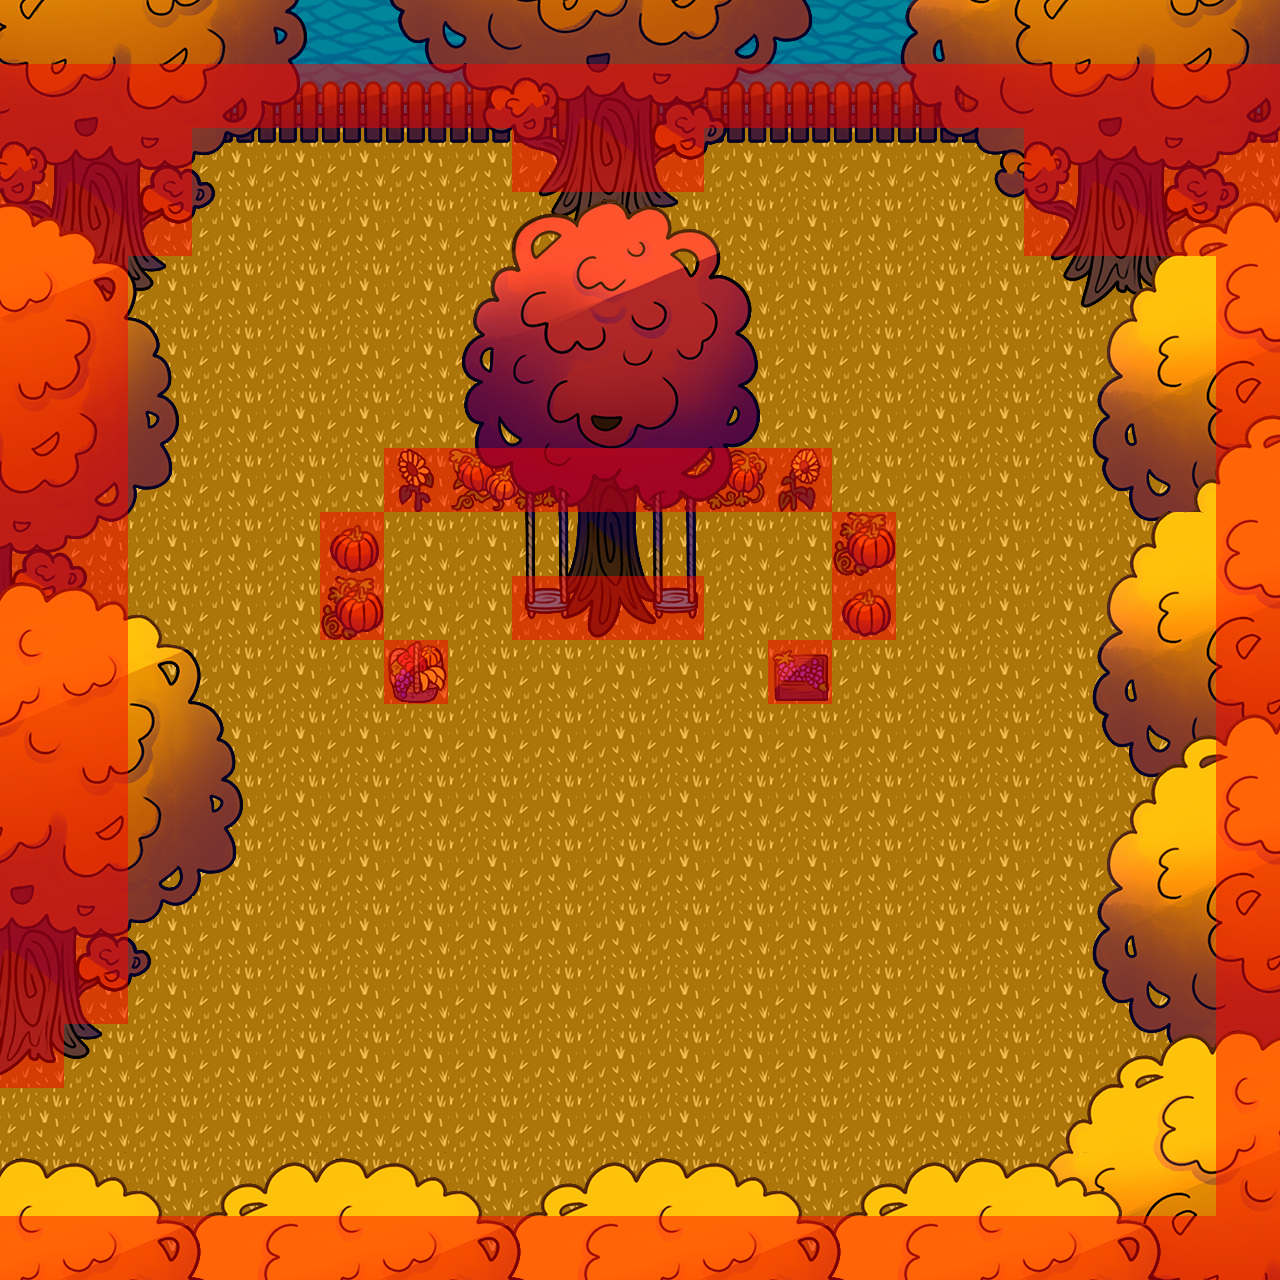

Tiled map render using the project's own tile images. Description and the whole map definition, tile-layer contents included, below:
An orthogonal 20x20 tile map with 64x64 px tiles, 6 tile layers (Ground, Under, Under 2, Over, ...), 2 tilesets and 4 objects (2x Touch, Water, Player).

<map version="1.2" tiledversion="2018.11.14" orientation="orthogonal" renderorder="right-down" width="20" height="20" tilewidth="64" tileheight="64" infinite="0" nextlayerid="12" nextobjectid="5">
 <tileset firstgid="1" source="autumn 16x32.tsx" />
 <tileset firstgid="513" source="event-tileset.tsx" />
 <layer id="1" name="Ground" width="20" height="20">
  <data encoding="csv">
486,487,488,486,487,488,486,487,488,486,487,488,486,487,488,486,487,488,486,487,
502,503,504,502,503,504,502,503,504,502,503,504,502,503,504,502,503,504,502,503,
3,3,3,3,3,3,3,3,3,3,3,3,3,3,3,3,3,3,3,3,
3,3,3,3,3,3,3,3,3,3,3,3,3,3,3,3,3,3,3,3,
3,3,3,3,3,3,3,3,3,3,3,3,3,3,3,3,3,3,3,3,
3,3,3,3,3,3,3,3,3,3,3,3,3,3,3,3,3,3,3,3,
3,3,3,3,3,3,3,3,3,3,3,3,3,3,3,3,3,3,3,3,
3,3,3,3,3,3,3,3,3,3,3,3,3,3,3,3,3,3,3,3,
3,3,3,3,3,3,3,3,3,3,3,3,3,3,3,3,3,3,3,3,
3,3,3,3,3,3,3,3,3,3,3,3,3,3,3,3,3,3,3,3,
3,3,3,3,3,3,3,3,3,3,3,3,3,3,3,3,3,3,3,3,
3,3,3,3,3,3,3,3,3,3,3,3,3,3,3,3,3,3,3,3,
3,3,3,3,3,3,3,3,3,3,3,3,3,3,3,3,3,3,3,3,
3,3,3,3,3,3,3,3,3,3,3,3,3,3,3,3,3,3,3,3,
3,3,3,3,3,3,3,3,3,3,3,3,3,3,3,3,3,3,3,3,
3,3,3,3,3,3,3,3,3,3,3,3,3,3,3,3,3,3,3,3,
3,3,3,3,3,3,3,3,3,3,3,3,3,3,3,3,3,3,3,3,
3,3,3,3,3,3,3,3,3,3,3,3,3,3,3,3,3,3,3,3,
3,3,3,3,3,3,3,3,3,3,3,3,3,3,3,3,3,3,3,3,
3,3,3,3,3,3,3,3,3,3,3,3,3,3,3,3,3,3,3,3
</data>
 </layer>
 <objectgroup id="6" name="Texture">
  <object id="1" name="Water" x="0" y="0" width="1280" height="128">
   <properties>
    <property name="Texture" value="map_data/WaterTexture.png" />
    <property name="alpha" type="float" value="0.33300000000000002" />
    <property name="vx" type="float" value="-0.033300000000000003" />
    <property name="vy" type="float" value="0" />
   </properties>
  </object>
 </objectgroup>
 <layer id="2" name="Under" width="20" height="20">
  <data encoding="csv">
0,0,0,0,0,0,0,0,0,0,0,0,0,0,0,0,0,0,0,0,
205,205,205,205,205,205,205,205,205,205,205,205,205,205,205,205,205,205,205,205,
221,221,221,221,221,221,221,221,221,221,221,221,221,221,221,221,221,221,221,221,
155,156,157,0,0,0,0,0,0,0,0,0,0,0,0,0,155,156,157,158,
171,172,173,174,0,0,0,0,0,0,0,0,0,0,0,0,171,172,173,174,
0,0,0,0,0,0,0,0,0,0,0,0,0,0,0,0,0,0,0,0,
0,0,0,0,0,0,0,0,0,0,0,0,0,0,0,0,0,0,0,0,
0,0,0,0,0,0,401,338,339,0,338,339,385,0,0,0,0,0,0,0,
141,142,143,0,0,340,0,0,0,0,0,0,0,337,0,0,0,137,138,139,
157,158,159,0,0,337,0,0,213,214,215,0,0,340,0,0,0,153,154,155,
173,0,0,0,0,0,323,0,0,0,0,0,325,0,0,0,0,0,0,171,
0,0,0,0,0,0,0,0,0,0,0,0,0,0,0,0,0,0,0,0,
0,0,0,0,0,0,0,0,0,0,0,0,0,0,0,0,0,0,138,139,
0,0,0,0,0,0,0,0,0,0,0,0,0,0,0,0,0,0,154,155,
140,141,142,0,0,0,0,0,0,0,0,0,0,0,0,0,0,0,0,171,
156,157,158,0,0,0,0,0,0,0,0,0,0,0,0,0,0,0,0,0,
172,173,174,0,0,0,0,0,0,0,0,0,0,0,0,0,0,0,0,139,
0,0,0,0,0,0,0,0,0,0,0,0,0,0,0,0,0,153,154,155,
0,0,0,0,0,0,0,0,0,0,0,0,0,0,0,0,0,0,0,171,
0,0,0,0,0,0,0,0,0,0,0,0,0,0,0,0,0,0,0,0
</data>
 </layer>
 <layer id="4" name="Under 2" width="20" height="20">
  <data encoding="csv">
0,0,0,0,0,0,0,0,0,0,0,0,0,0,0,0,0,0,0,0,
0,0,0,0,0,0,0,0,0,0,0,0,0,0,0,0,0,0,0,0,
0,0,0,0,143,0,0,154,155,156,157,158,0,0,137,0,0,0,0,0,
0,0,0,0,0,0,0,0,171,172,173,174,0,0,0,0,0,0,0,0,
0,0,0,0,0,0,0,0,0,0,0,0,0,0,0,0,0,0,0,0,
0,0,0,0,0,0,0,0,0,0,0,0,0,0,0,0,0,0,0,0,
0,0,0,0,0,0,0,0,0,0,0,0,0,0,0,0,0,0,0,0,
0,0,0,0,0,0,0,0,0,0,0,0,0,0,0,0,0,0,0,0,
0,0,0,0,0,0,0,0,0,0,0,0,0,0,0,0,0,0,0,0,
0,0,0,0,0,0,0,0,0,0,0,0,0,0,0,0,0,0,0,0,
0,0,0,0,0,0,0,0,0,0,0,0,0,0,0,0,0,0,0,0,
0,0,0,0,0,0,0,0,0,0,0,0,0,0,0,0,0,0,0,0,
0,0,0,0,0,0,0,0,0,0,0,0,0,0,0,0,0,0,0,0,
0,0,0,0,0,0,0,0,0,0,0,0,0,0,0,0,0,0,0,0,
0,0,0,0,0,0,0,0,0,0,0,0,0,0,0,0,0,0,0,0,
0,0,0,0,0,0,0,0,0,0,0,0,0,0,0,0,0,0,0,0,
0,0,0,0,0,0,0,0,0,0,0,0,0,0,0,0,0,0,0,0,
0,0,0,0,0,0,0,0,0,0,0,0,0,0,0,0,0,0,0,0,
0,0,0,0,0,0,0,0,0,0,0,0,0,0,0,0,0,0,0,0,
0,0,0,0,0,0,0,0,0,0,0,0,0,0,0,0,0,0,0,0
</data>
 </layer>
 <objectgroup id="5" name="Player">
  <object id="2" name="Player" x="256" y="1024" width="64" height="64" />
 </objectgroup>
 <layer id="3" name="Over" width="20" height="20">
  <data encoding="csv">
107,108,109,110,111,0,121,122,123,124,125,126,127,0,105,106,107,108,109,110,
123,124,125,126,127,0,137,138,139,140,141,142,143,0,121,122,123,124,125,126,
139,140,141,142,143,0,0,0,0,0,0,0,0,0,137,138,139,140,141,142,
61,62,63,158,159,0,0,116,117,118,119,120,0,0,153,154,0,57,58,59,
77,78,79,0,0,0,0,132,133,134,135,136,0,0,0,0,0,73,74,75,
93,94,95,0,0,0,0,148,149,150,151,152,0,0,0,0,0,89,90,91,
109,110,111,0,0,0,0,164,165,166,167,168,0,0,0,0,0,105,106,107,
125,126,127,0,0,0,0,180,181,182,183,184,0,0,0,0,0,121,122,123,
0,0,0,0,0,0,0,0,197,198,199,0,0,0,0,0,0,73,74,75,
60,61,62,63,0,0,0,0,0,0,0,0,0,0,0,0,0,89,90,91,
76,77,78,79,0,0,0,0,0,0,0,0,0,0,0,0,0,105,106,107,
92,93,94,95,0,0,0,0,0,0,0,0,0,0,0,0,0,121,122,123,
108,109,110,111,0,0,0,0,0,0,0,0,0,0,0,0,0,137,0,0,
124,125,126,127,0,0,0,0,0,0,0,0,0,0,0,0,0,89,90,91,
0,0,0,0,0,0,0,0,0,0,0,0,0,0,0,0,0,105,106,107,
0,0,0,0,0,0,0,0,0,0,0,0,0,0,0,0,0,121,122,123,
0,0,0,0,0,0,0,0,0,0,0,0,0,0,0,0,0,137,138,0,
0,0,0,0,0,0,0,0,0,0,0,0,0,0,0,0,0,0,0,0,
0,0,57,58,0,0,0,57,58,0,0,0,57,58,0,0,89,90,91,92,
0,0,73,74,0,0,0,73,74,0,0,0,73,74,0,0,105,106,107,108
</data>
 </layer>
 <layer id="11" name="Over 2" width="20" height="20">
  <data encoding="csv">
0,0,0,0,0,0,0,0,0,0,0,0,0,0,0,0,0,0,0,0,
0,0,0,0,0,0,0,0,0,0,0,0,0,0,0,0,0,0,0,0,
0,0,0,0,0,0,0,0,0,0,0,0,0,0,0,0,0,0,0,0,
0,0,0,0,0,0,0,0,0,0,0,0,0,0,0,0,0,0,0,0,
0,0,0,0,0,0,0,0,0,0,0,0,0,0,0,0,0,0,0,0,
0,0,0,0,0,0,0,0,0,0,0,0,0,0,0,0,0,0,0,0,
0,0,0,0,0,0,0,0,0,0,0,0,0,0,0,0,0,0,57,58,
0,0,0,0,0,0,0,0,0,0,0,0,0,0,0,0,0,0,73,74,
0,0,0,0,0,0,0,0,0,0,0,0,0,0,0,0,0,0,0,0,
0,0,0,0,0,0,0,0,0,0,0,0,0,0,0,0,0,0,0,0,
0,0,0,0,0,0,0,0,0,0,0,0,0,0,0,0,0,0,0,0,
0,0,0,0,0,0,0,0,0,0,0,0,0,0,0,0,0,57,58,59,
0,0,0,0,0,0,0,0,0,0,0,0,0,0,0,0,0,73,74,75,
0,0,0,0,0,0,0,0,0,0,0,0,0,0,0,0,0,0,0,0,
0,0,0,0,0,0,0,0,0,0,0,0,0,0,0,0,0,0,0,0,
0,0,0,0,0,0,0,0,0,0,0,0,0,0,0,0,0,0,0,0,
0,0,0,0,0,0,0,0,0,0,0,0,0,0,0,0,57,58,59,60,
0,0,0,0,0,0,0,0,0,0,0,0,0,0,0,0,73,74,75,76,
60,61,62,63,59,60,61,62,63,59,60,61,62,63,59,60,61,62,63,0,
76,77,78,79,75,76,77,78,79,75,76,77,78,79,75,76,77,78,79,0
</data>
 </layer>
 <layer id="8" name="Collision" width="20" height="20" opacity="0.48">
  <data encoding="csv">
0,0,0,0,0,0,0,0,0,0,0,0,0,0,0,0,0,0,0,0,
513,513,513,513,513,513,513,513,513,513,513,513,513,513,513,513,513,513,513,513,
513,513,513,0,0,0,0,0,513,513,513,0,0,0,0,0,513,513,513,513,
513,513,513,0,0,0,0,0,0,0,0,0,0,0,0,0,513,513,513,513,
513,513,0,0,0,0,0,0,0,0,0,0,0,0,0,0,0,0,0,513,
513,513,0,0,0,0,0,0,0,0,0,0,0,0,0,0,0,0,0,513,
513,513,0,0,0,0,0,0,0,0,0,0,0,0,0,0,0,0,0,513,
513,513,0,0,0,0,513,513,513,513,513,513,513,0,0,0,0,0,0,513,
513,513,0,0,0,513,0,0,0,0,0,0,0,513,0,0,0,0,0,513,
513,513,0,0,0,513,0,0,513,513,513,0,0,513,0,0,0,0,0,513,
513,513,0,0,0,0,513,0,0,0,0,0,513,0,0,0,0,0,0,513,
513,513,0,0,0,0,0,0,0,0,0,0,0,0,0,0,0,0,0,513,
513,513,0,0,0,0,0,0,0,0,0,0,0,0,0,0,0,0,0,513,
513,513,0,0,0,0,0,0,0,0,0,0,0,0,0,0,0,0,0,513,
513,513,0,0,0,0,0,0,0,0,0,0,0,0,0,0,0,0,0,513,
513,513,0,0,0,0,0,0,0,0,0,0,0,0,0,0,0,0,0,513,
513,0,0,0,0,0,0,0,0,0,0,0,0,0,0,0,0,0,0,513,
0,0,0,0,0,0,0,0,0,0,0,0,0,0,0,0,0,0,0,513,
0,0,0,0,0,0,0,0,0,0,0,0,0,0,0,0,0,0,0,513,
513,513,513,513,513,513,513,513,513,513,513,513,513,513,513,513,513,513,513,513
</data>
 </layer>
 <objectgroup id="9" name="Events">
  <object id="3" name="Transfer to 2" type="Touch" x="0" y="1152" width="64" height="64">
   <properties>
    <property name="TransferPlayer" value="2" />
    <property name="TransferTileDown" type="int" value="17" />
    <property name="TransferTileRight" type="int" value="39" />
   </properties>
  </object>
  <object id="4" name="Transfer to 2" type="Touch" x="0" y="1088" width="64" height="64">
   <properties>
    <property name="TransferPlayer" value="2" />
    <property name="TransferTileDown" type="int" value="17" />
    <property name="TransferTileRight" type="int" value="39" />
   </properties>
  </object>
 </objectgroup>
</map>
